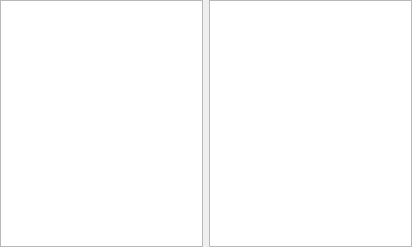
<ui version="4.0" >
 <class>ThemePage</class>
 <widget class="QWidget" name="ThemePage" >
  <property name="geometry" >
   <rect>
    <x>0</x>
    <y>0</y>
    <width>412</width>
    <height>247</height>
   </rect>
  </property>
  <layout class="QHBoxLayout" >
   <property name="margin" >
    <number>0</number>
   </property>
   <item>
    <widget class="KListWidget" name="mThemeList" />
   </item>
   <item>
    <widget class="KTextBrowser" name="mThemeInfo" />
   </item>
  </layout>
 </widget>
 <layoutdefault spacing="6" margin="11" />
 <pixmapfunction>qPixmapFromMimeSource</pixmapfunction>
 <customwidgets>
  <customwidget>
   <class>KListWidget</class>
   <extends>QListWidget</extends>
   <header>klistwidget.h</header>
  </customwidget>
  <customwidget>
   <class>KTextBrowser</class>
   <extends>QTextBrowser</extends>
   <header>ktextbrowser.h</header>
  </customwidget>
 </customwidgets>
 <includes>
  <include location="local" >ktextbrowser.h</include>
 </includes>
 <resources/>
 <connections/>
</ui>
